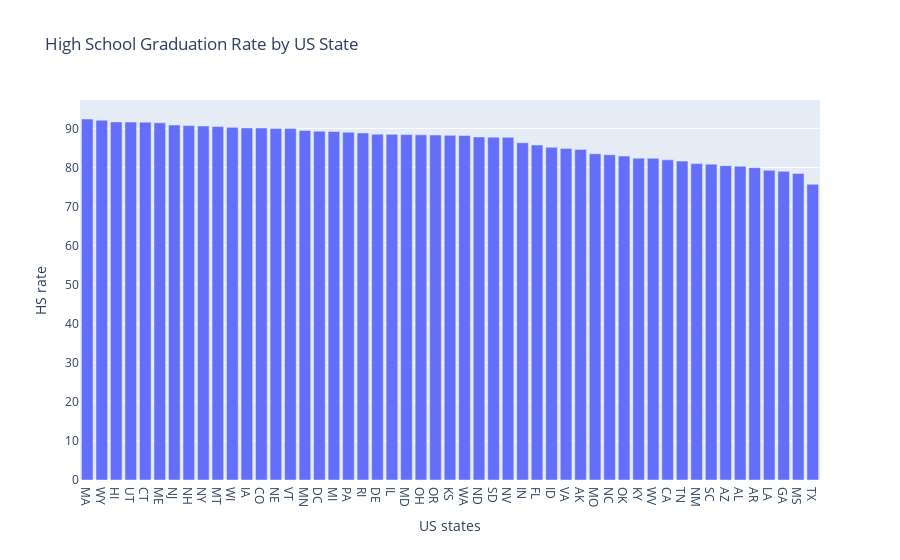

Notebook source saved alongside this figure:
### Code cell
hs_rate_g.sort_values(by='percent_completed_hs', ascending=False, inplace=True)
fig2 = px.bar(x=hs_rate_g.index, y=hs_rate_g['percent_completed_hs'], title='High School Graduation Rate by US State')
fig2.update_layout(xaxis_title='US states', yaxis_title='HS rate')

### Figure 1 — Plotly figure (JSON) as saved in the notebook; plotly's stock layout.template omitted (floating-point values rounded to 4 significant figures)
{"data": [{"hovertemplate": "x=%{x}<br>y=%{y}<extra></extra>", "legendgroup": "", "marker": {"color": "#636efa", "pattern": {"shape": ""}}, "name": "", "orientation": "v", "showlegend": false, "textposition": "auto", "type": "bar", "x": ["MA", "WY", "HI", "UT", "CT", "ME", "NJ", "NH", "NY", "MT", "WI", "IA", "CO", "NE", "VT", "MN", "DC", "MI", "PA", "RI", "DE", "IL", "MD", "OH", "OR", "KS", "WA", "ND", "SD", "NV", "IN", "FL", "ID", "VA", "AK", "MO", "NC", "OK", "KY", "WV", "CA", "TN", "NM", "SC", "AZ", "AL", "AR", "LA", "GA", "MS", "TX"], "xaxis": "x", "y": [92.4, 92.1, 91.67, 91.62, 91.59, 91.43, 90.85, 90.71, 90.61, 90.49, 90.26, 90.11, 90.11, 89.99, 89.98, 89.47, 89.3, 89.21, 89.02, 88.82, 88.52, 88.48, 88.42, 88.34, 88.3, 88.23, 88.2, 87.82, 87.75, 87.72, 86.32, 85.74, 85.17, 84.88, 84.63, 83.52, 83.25, 82.91, 82.37, 82.35, 81.96, 81.63, 80.98, 80.85, 80.47, 80.3, 79.95, 79.29, 79.01, 78.47, 75.69], "yaxis": "y"}], "layout": {"barmode": "relative", "legend": {"tracegroupgap": 0}, "title": {"text": "High School Graduation Rate by US State"}, "xaxis": {"anchor": "y", "domain": [0, 1], "title": {"text": "US states"}}, "yaxis": {"anchor": "x", "domain": [0, 1], "title": {"text": "HS rate"}}}}
